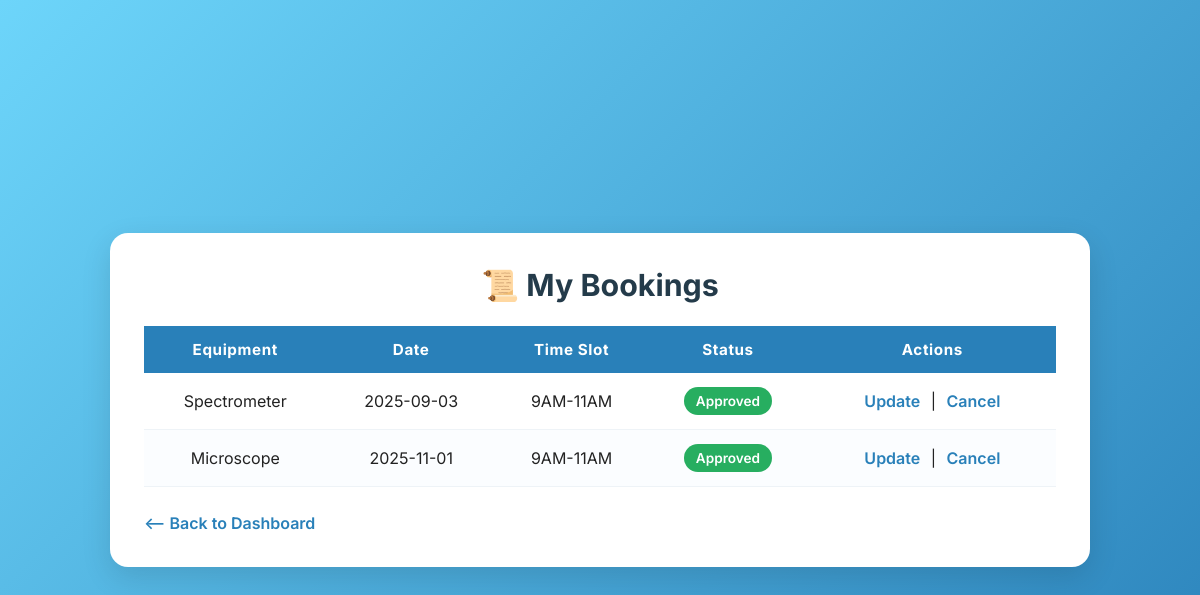
/my_bookings (signed in), run on the app's committed database.
### app.py (models this page shows)
class Booking(db.Model):
    id = db.Column(db.Integer, primary_key=True)
    username = db.Column(db.String(50), nullable=False)
    equipment = db.Column(db.String(50), nullable=False)
    date = db.Column(db.String(20), nullable=False)
    time_slot = db.Column(db.String(20), nullable=False)
    status = db.Column(db.String(20), default="Pending")

### app.py (the view)
@app.route("/my_bookings")
def my_bookings():
    if "username" not in session or session.get("is_admin"):
        flash("Please login first ❌")
        return redirect(url_for("login"))
    user_bookings = Booking.query.filter_by(username=session["username"]).all()
    return render_template("view_bookings.html", bookings=user_bookings)

### minidemo2.1/templates/view_bookings.html (shortened to what this page needs)
<!DOCTYPE html>
<html lang="en">
<head>
</head>
<body>
  <div class="container">
    <h2>📜 My Bookings</h2>
    <div class="table-wrap">
      {% if bookings and bookings|length > 0 %}
      <table>
        <thead>
          <tr>
            <th>Equipment</th>
            <th>Date</th>
            <th>Time Slot</th>
            <th>Status</th>
            <th>Actions</th>
          </tr>
        </thead>
        <tbody>
          {% for booking in bookings %}
          <tr>
            <td>{{ booking.equipment }}</td>
            <td>
              {% if booking.date %}
                {{ booking.date }}
              {% elif booking.booking_date %}
                {{ booking.booking_date }}
              {% elif booking.bookingDate %}
                {{ booking.bookingDate }}
              {% else %}
                N/A
              {% endif %}
            </td>
            <td>{{ booking.time_slot }}</td>
            <td>
              {% if booking.status == "Approved" %}
                <span class="badge success">Approved</span>
              {% elif booking.status == "Rejected" %}
                <span class="badge danger">Rejected</span>
              {% else %}
                <span class="badge warning">Pending</span>
              {% endif %}
            </td>
            <td class="actions">
              <a href="{{ url_for('update_booking', booking_id=booking.id) }}">Update</a> |
              <a href="{{ url_for('cancel_booking', booking_id=booking.id) }}">Cancel</a>
            </td>
          </tr>
          {% endfor %}
        </tbody>
      </table>
      {% else %}
        <div class="empty">You don't have any bookings yet.</div>
      {% endif %}
    </div>
    <a class="back" href="{{ url_for('dashboard') }}">⟵ Back to Dashboard</a>
  </div>
</body>
</html>

### minidemo2.1/templates/view_bookings.html (style rules this page uses)
:root { --primary: #2980b9; --accent: #4facfe; --muted: #7f8c8d; --card-bg: #ffffff; --success: #27ae60; --danger: #e74c3c; --warning: #f1c40f; }
* { box-sizing:border-box }
body { margin:0; font-family: 'Inter', system-ui, -apple-system, "Segoe UI", Roboto, "Helvetica Neue", Arial; min-height:100vh; display:flex; align-items:center; justify-content:center; background: linear-gradient(135deg,#6dd5fa 0%, #2980b9 100%); }
.container { width:92%; max-width:980px; background:var(--card-bg); border-radius:18px; padding:34px; box-shadow:0 10px 30px rgba(0,0,0,0.12); animation:fadeIn .5s ease; }
h2 { margin:0 0 22px 0; text-align:center; color:#243b4a; font-size:1.9rem; font-weight:700; }
.table-wrap { overflow-x:auto }
table { width:100%; border-collapse:collapse; margin-bottom:18px; table-layout:auto; }
thead th { text-align:center; padding:14px 12px; background:var(--primary); color:#fff; font-weight:700; font-size:.95rem; letter-spacing:.6px; }
tbody td { padding:14px 12px; text-align:center; color:#222; border-bottom:1px solid #eef3f7; }
tbody tr:nth-child(even) { background:#fbfdff }
.badge { display:inline-block; padding:6px 12px; border-radius:14px; font-size:.85rem; font-weight:600; color:#fff; }
.badge.success { background:var(--success); }
.actions a { color:var(--primary); text-decoration:none; font-weight:600; margin:0 6px; }
.back { display:inline-block; margin-top:8px; color:var(--primary); text-decoration:none; font-weight:600; }

### data on the page
Booking: equipment "Spectrometer", date "2025-09-03", time_slot "9AM-11AM", status "Approved"
Booking: equipment "Microscope", date "2025-11-01", time_slot "9AM-11AM", status "Approved"
